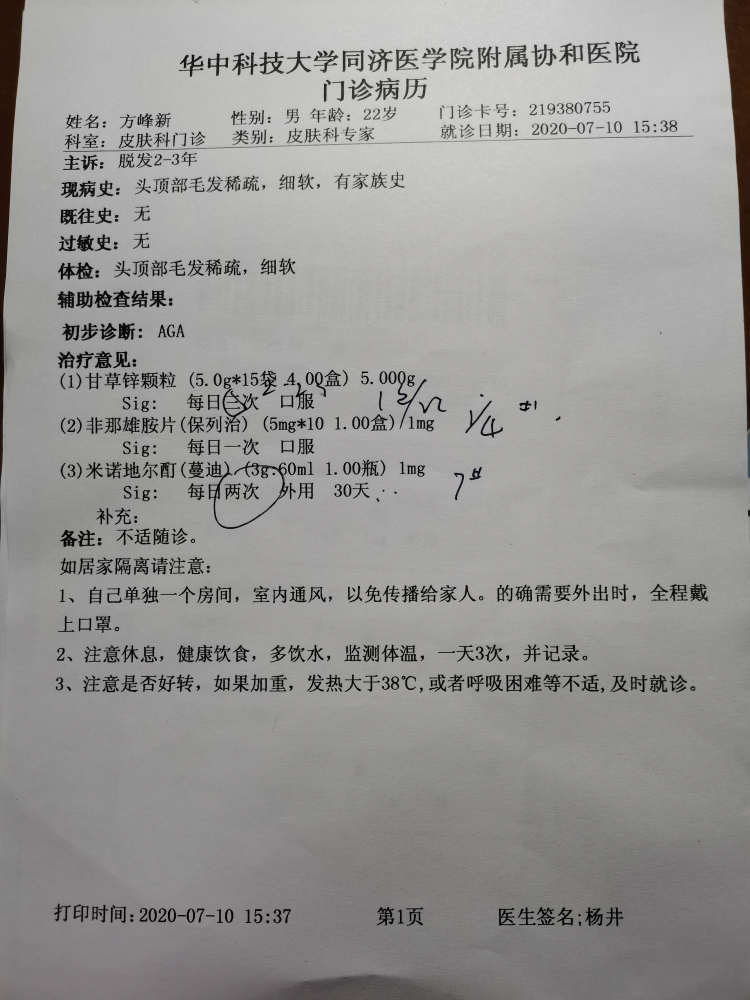
#> input picture pic/src/test.jpg, 3000 x 4000 px, found by its file name (shown at 1/4 size)
$ python request.py
#> lines starting #> are read from the running program, lines starting #| are printed output that depends on the picture
import base64
import json
import os
import random
import time

import requests
from PIL import Image


def getAuth():
    """
    获取百度API的权限
    """

    # client_id 为官网获取的API Key， client_secret 为官网获取的Secret Key
    host = 'https://aip.baidubce.com/oauth/2.0/token' \
           '?grant_type=client_credentials' \
           '&client_id=imggz3EqEBHwS3Hqe7Kx6AEq' \
           '&client_secret=DlfkAyKxN7Hdl3roThN7QVz99ySSQ0Kq'
    response = requests.get(host)
    return response.json()['access_token']


def ocr(filepath, x1, y1, x2, y2):
#> called with x1 = 230, y1 = 1480, x2 = 2780, y2 = 2200
    img = Image.open(filepath)
#> img is the input picture: PIL image 3000x4000 RGB; mean R, G, B 151.1, 150.1, 148.6
    basicpath = "G:/CBIB/medical-record-ocr/pic/tmp/"
    if not os.path.exists(basicpath):
        try:
            os.mkdir(basicpath)
        except:
            print("tmp文件夹创建失败")
    imgpath = basicpath + str(x1) + "_" + str(y1) + "_" + str(x2) + "_" + str(y2) + ".png"
    # crop里对应的数值为该位置图像在整体图片中左上和右下两个点的像素坐标
    cropped = img.crop((x1, y1, x2, y2))
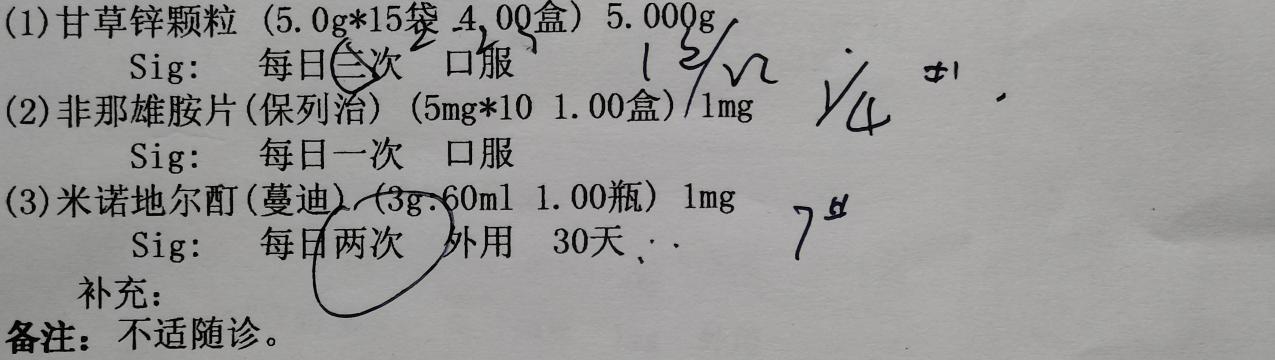
#> cropped: PIL image 2550x720 RGB (shown at 1/2 size); mean R, G, B 151.5, 151, 149.5
    cropped.save(imgpath)
    g = open(imgpath, 'rb')
    img = base64.b64encode(g.read())
    f = random.randint(0, 9)
    if f == 1 or f == 3 or f == 5 or f == 7 or f == 9:
        time.sleep(1)  # 防止超过QPS限制 引发报错
    request_url = "https://aip.baidubce.com/rest/2.0/ocr/v1/general_basic"
    params = {"image": img}
    access_token = getAuth()  # 对应申请的 access_token
    request_url = request_url + "?access_token=" + access_token
    headers = {'content-type': 'application/x-www-form-urlencoded'}
    response = requests.post(request_url, data=params, headers=headers)
    msg_info = ''
    if response:
        json_str = response.content.decode()
        data = json.loads(json_str)
        msg = data['words_result']
        # print(msg)
        for m in msg:
            msg_info += m.get('words') + ' '
    g.close()
    os.remove(imgpath)
    return msg_info.strip()


if __name__ == '__main__':
#> (the run stopped early here; a loop or call above may not have finished)
